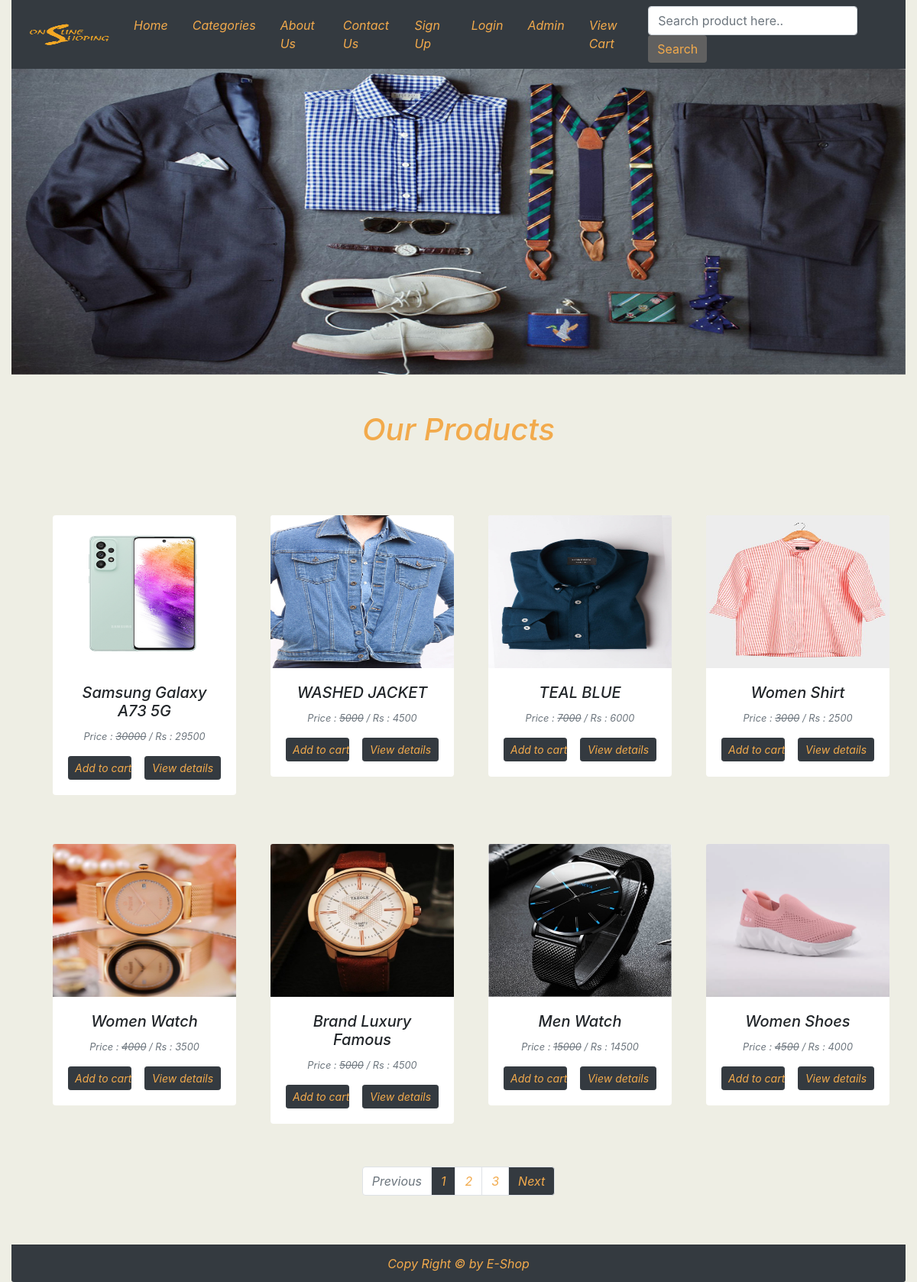
The page / on the database its author committed.
### eapp/models.py (models this page shows, shortened)
class Product(models.Model):
    title = models.CharField(max_length=200)
    slug = models.SlugField(unique=True)
    category = models.ForeignKey(Category, on_delete=models.CASCADE)
    image = models.ImageField(upload_to="products")
    market_price = models.PositiveIntegerField()
    selling_price = models.PositiveIntegerField()
    description = models.TextField()
    warranty = models.CharField(max_length=300, null=True, blank=True)
    return_policy = models.CharField(max_length=300, null=True, blank=True)
    view_count = models.PositiveIntegerField(default=0)

### eapp/views.py (the view)
# urls.py: path('', HomeView.as_view(), name= 'Home'),
class HomeView(TemplateView):
    template_name = 'ecommerce/index.html'
    def get_context_data(self, **kwargs):
        context = super().get_context_data(**kwargs)
        all_products = Product.objects.all().order_by("-id")
        paginator = Paginator(all_products, 8)
        page_number = self.request.GET.get('page')
        product_list = paginator.get_page(page_number)
        context['product_list'] = product_list
        context['category'] = Category.objects.all()
        return context

### templates/ecommerce/index.html (shortened to what this page needs)
{% extends 'ecommerce/base.html' %}
{% block content %}
{% load static %}
<div class="container-fluid">
    <div id="carouselExampleSlidesOnly" class="carousel slide" data-ride="carousel">
  <div class="carousel-inner">
    <div class="carousel-item active">
        <img src="{% static 'images/slider1.jpg' %}" width="100%" height="400">
    </div>
  </div>
</div>
  <h1 class="mt-5 text-center" style="color:#F2AA4CFF">Our Products</h1>
</div>
<div class="container py-5" >
  <div class="row mb-4">
      {% for p in product_list %}
<div class="col-sm-3 col-12 col-md-3 my-4">
      <div class="card border-0 mx-4 my-2" style="width: 15rem;">
  <img src="{{p.image.url}}" class="card-img-top" alt="{{p.title}}" height="200">
  <div class="card-body ">
    <h5 class="card-title  text-center" >{{p.title}}</h5>
      <p class="card-text small text-muted font-italic text-center">Price : <strike>{{p.market_price}}</strike> / Rs : {{p.selling_price}}</p>
    <a href="{% url 'eapp:AddToCart' p.id %}" class="btn btn-sm btn-dark  float-left col-5"  style="color:#F2AA4CFF">Add to cart</a>
    <a href="{% url 'eapp:ProductDetail' p.slug %}" class="btn btn-dark btn-sm float-right col-6"  style="color:#F2AA4CFF">View details</a>
  </div>
</div>
    </div>
      {% endfor %}
  </div>
<div class="row">
    <nav aria-label="" class="mx-auto">
  <ul class="pagination">
       {% if data_list.has_previous %}
    <li class="page-item ">
      <a class="page-link bg-dark" href="?page={{ product_list.previous_page_number }}"  style="color:#F2AA4CFF">Previous</a>
    </li>
      {% else %}
    <li class="page-item disabled">
      <a class="page-link" href="#" tabindex="-1" >Previous</a>
    </li> {% endif %}
      {% for j in  product_list.paginator.page_range %}
        {% if j == product_list.number %}
    <li class="page-item ">
      <a class="page-link  bg-dark"  style="color:#F2AA4CFF">{{j}}</a>
    </li>
      {% else %}
      <li class="page-item ">
      <a class="page-link " href="?page={{ j }}"  style="color:#F2AA4CFF">{{j}}</a>
    </li>
      {% endif %}
      {% endfor %}
      {% if product_list.has_next %}
    <li class="page-item">
      <a class="page-link bg-dark" href="?page={{ product_list.next_page_number }}"  style="color:#F2AA4CFF">Next</a>
    </li>
        {% else %}
    <li class="page-item disabled">
      <a class="page-link" href="#" tabindex="-1">Next  </a>
    </li>{% endif %}
  </ul>
</nav>
    </div>
</div>
<div class="container-fluid ">
 <div class="card-footer text-center bg-dark"  style="color:#F2AA4CFF">Copy Right &copy by E-Shop
  </div>
</div>
{% endblock content %}

### templates/ecommerce/base.html (shortened to what this page needs)
<!DOCTYPE html>
<html lang="en">
{% load  static %}
<head>
    <link rel="stylesheet" href="https://cdn.jsdelivr.net/npm/bootstrap@4.0.0/dist/css/bootstrap.min.css">
  <link rel="stylesheet" href="{% static 'css/style.css' %}">
</head>
    <body class="font-italic" >
<div class="container-fluid " id="navbar" >
<nav class="navbar navbar-expand-lg  navbar-dark text-dark bg-dark" style="color:#F2AA4CFF">
  <a class="navbar-brand" href="#"> <img src="{% static 'images/os.png' %}" width="120" height="50" alt="Image Logo"></a>
  <div class="collapse navbar-collapse" id="navbarSupportedContent">
    <ul class="navbar-nav ml-auto">
      <li class="nav-item mr-3 active" >
        <a class="nav-link" href="/" style="color:#F2AA4CFF">Home </a>
      </li>
      <li class="nav-item mr-3  active" >
        <a class="nav-link  active" href="/all-product/" style="color:#F2AA4CFF">Categories </a>
      </li>
      <li class="nav-item mr-3  active">
        <a class="nav-link  active" href="/about/" style="color:#F2AA4CFF">About Us </a>
      </li>
      <li class="nav-item mr-3">
        <a class="nav-link  active" href="/contact/" style="color:#F2AA4CFF">Contact Us </a>
      </li>
       {% if request.user.customer %}
         <li class="nav-item mr-3 active">
        <a class="nav-link  active" href="/logout/" style="color:#F2AA4CFF">Logout </a>
      </li>
         <li class="mr-3 active">
        <a class="nav-link  active" href="" style="color:#F2AA4CFF">{{request.user.username}}</a>
      </li>
         <li class="nav-item mr-3 active" >
        <a class="nav-link  active" href="/profile/" style="color:#F2AA4CFF">Profile </a>
      </li>
        {% else %}
       <li class="nav-item mr-3 active">
        <a class="nav-link  active" href="/register/" style="color:#F2AA4CFF">Sign Up </a>
      </li>
      <li class="nav-item mr-3">
        <a class="nav-link  active" href="/login/" style="color:#F2AA4CFF">Login </a>
      </li>
       <li class="nav-item mr-3 active">
        <a class="nav-link  active" href="/admin-login/" style="color:#F2AA4CFF">Admin </a>
      </li>
        {% endif %}
  <li class="mr-3 nav-item active">
        <a class="nav-link  active" href="/my-cart/" style="color:#F2AA4CFF">View Cart</a>
      </li>
    </ul>
    <form class="form-inline my-4 my-lg-0" action="/search/" method="get">
      <input class="form-control mr-sm-2" name="keyword" type="text" required placeholder="Search product here.." aria-label="Search">
      <button class="btn btm-sm btn-danger my-2 my-sm-0" type="submit" style="background-color:#606060FF;border:none;color:#F2AA4CFF">Search</button>
    </form>
  </div>
</nav>
</div>
{% block content %}
{% endblock content %}
</body>
</html>

### static/css/style.css (style rules this page uses)
body { background-color:#eeeee4; }
.active { color:; }

### rows shown on the page
Product: image (picture), title "Samsung Galaxy A73 5G", market_price "30000", selling_price "29500"
Product: image (picture), title "WASHED JACKET", market_price "5000", selling_price "4500"
Product: image (picture), title "TEAL BLUE", market_price "7000", selling_price "6000"
Product: image (picture), title "Women Shirt", market_price "3000", selling_price "2500"
Product: image (picture), title "Women Watch", market_price "4000", selling_price "3500"
Product: image (picture), title "Brand Luxury Famous", market_price "5000", selling_price "4500"
Product: image (picture), title "Men Watch", market_price "15000", selling_price "14500"
Product: image (picture), title "Women Shoes", market_price "4500", selling_price "4000"

### other values the page prints
{{ j }} "1"
{{ j }} "2" "3"
